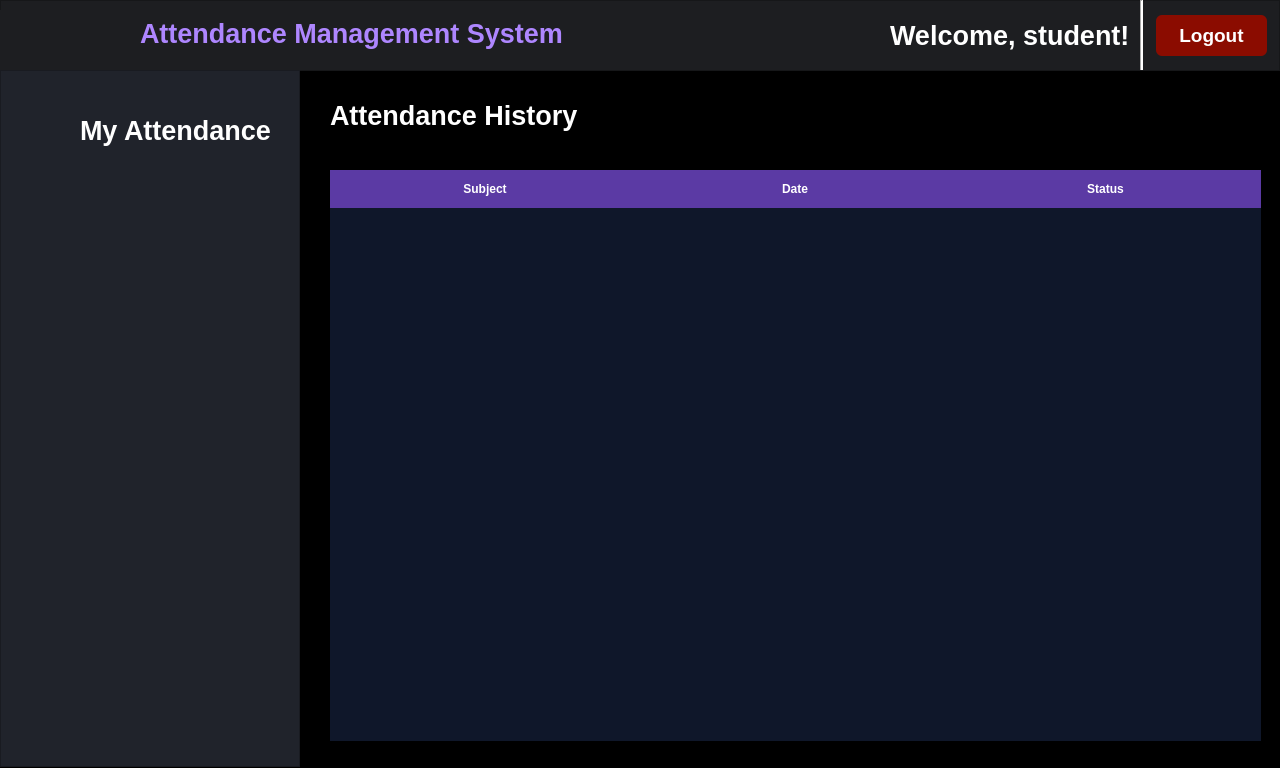
<?xml version="1.0" encoding="UTF-8"?>
<ui version="4.0">
 <class>MainWindow</class>
 <widget class="QMainWindow" name="MainWindow">
  <property name="geometry">
   <rect>
    <x>0</x>
    <y>0</y>
    <width>1280</width>
    <height>768</height>
   </rect>
  </property>
  <property name="minimumSize">
   <size>
    <width>1280</width>
    <height>768</height>
   </size>
  </property>
  <property name="maximumSize">
   <size>
    <width>1280</width>
    <height>768</height>
   </size>
  </property>
  <property name="windowTitle">
   <string>MainWindow</string>
  </property>
  <property name="styleSheet">
   <string notr="true">QMainWindow {
    background-color: #000000;
}

QWidget#centralwidget {
    background-color: #000000;
}</string>
  </property>
  <widget class="QWidget" name="centralwidget">
   <widget class="QLabel" name="label_3">
    <property name="geometry">
     <rect>
      <x>330</x>
      <y>90</y>
      <width>271</width>
      <height>50</height>
     </rect>
    </property>
    <property name="font">
     <font>
      <family>Segoe UI</family>
      <pointsize>20</pointsize>
      <weight>75</weight>
      <bold>true</bold>
     </font>
    </property>
    <property name="styleSheet">
     <string notr="true">color: #FFFFFF;
</string>
    </property>
    <property name="text">
     <string>Attendance History</string>
    </property>
   </widget>
   <widget class="QTableWidget" name="attendanceHistoryTable">
    <property name="geometry">
     <rect>
      <x>330</x>
      <y>170</y>
      <width>931</width>
      <height>571</height>
     </rect>
    </property>
    <property name="styleSheet">
     <string notr="true">QTableWidget#attendanceHistoryTable {
    background-color: #0f172a;
    alternate-background-color: #1e293b;
    border: none;
    color: white;
    font-size: 14px;
    gridline-color: #1e293b;
    outline: none;
}

QHeaderView {
    border: none;
}

QHeaderView::section {
    background-color: #5b3aa4;
    color: white;
    padding: 10px;
    border: none;
    font-weight: bold;
}

QTableCornerButton::section {
    background-color: #5b3aa4;
    border: none;
}

QTableWidget::item {
    padding: 8px;
    border: none;
}

QTableWidget::item:selected {
    background-color: #7c3aed;
    color: white;
}</string>
    </property>
    <attribute name="horizontalHeaderVisible">
     <bool>true</bool>
    </attribute>
    <attribute name="horizontalHeaderDefaultSectionSize">
     <number>310</number>
    </attribute>
    <attribute name="horizontalHeaderMinimumSectionSize">
     <number>30</number>
    </attribute>
    <attribute name="horizontalHeaderStretchLastSection">
     <bool>true</bool>
    </attribute>
    <column>
     <property name="text">
      <string>Subject</string>
     </property>
     <property name="textAlignment">
      <set>AlignCenter</set>
     </property>
    </column>
    <column>
     <property name="text">
      <string>Date</string>
     </property>
     <property name="textAlignment">
      <set>AlignCenter</set>
     </property>
    </column>
    <column>
     <property name="text">
      <string>Status</string>
     </property>
     <property name="font">
      <font>
       <family>Segoe UI</family>
      </font>
     </property>
     <property name="textAlignment">
      <set>AlignCenter</set>
     </property>
    </column>
   </widget>
   <widget class="QFrame" name="topbar">
    <property name="geometry">
     <rect>
      <x>0</x>
      <y>0</y>
      <width>1280</width>
      <height>71</height>
     </rect>
    </property>
    <property name="styleSheet">
     <string notr="true">background-color: #1D1E21;</string>
    </property>
    <property name="frameShape">
     <enum>QFrame::StyledPanel</enum>
    </property>
    <property name="frameShadow">
     <enum>QFrame::Raised</enum>
    </property>
    <widget class="QLabel" name="label">
     <property name="geometry">
      <rect>
       <x>0</x>
       <y>10</y>
       <width>151</width>
       <height>71</height>
      </rect>
     </property>
     <property name="text">
      <string/>
     </property>
     <property name="pixmap">
      <pixmap>../assets/140x140.png</pixmap>
     </property>
    </widget>
    <widget class="QLabel" name="label_2">
     <property name="geometry">
      <rect>
       <x>140</x>
       <y>8</y>
       <width>431</width>
       <height>50</height>
      </rect>
     </property>
     <property name="font">
      <font>
       <family>Segoe UI</family>
       <pointsize>20</pointsize>
       <weight>75</weight>
       <bold>true</bold>
      </font>
     </property>
     <property name="styleSheet">
      <string notr="true">color: #AE86FF;</string>
     </property>
     <property name="text">
      <string>Attendance Management System</string>
     </property>
    </widget>
    <widget class="QPushButton" name="pushButton_9">
     <property name="geometry">
      <rect>
       <x>1156</x>
       <y>15</y>
       <width>111</width>
       <height>41</height>
      </rect>
     </property>
     <property name="font">
      <font>
       <family>Segoe UI</family>
       <pointsize>14</pointsize>
       <weight>75</weight>
       <bold>true</bold>
      </font>
     </property>
     <property name="cursor">
      <cursorShape>PointingHandCursor</cursorShape>
     </property>
     <property name="styleSheet">
      <string notr="true">QPushButton {
background-color: #8B0C00;
border: none;
color: white;
border-radius: 6px;
}

QPushButton:hover {
background-color: #67160F;
}</string>
     </property>
     <property name="text">
      <string>Logout</string>
     </property>
    </widget>
    <widget class="Line" name="line">
     <property name="geometry">
      <rect>
       <x>1140</x>
       <y>0</y>
       <width>3</width>
       <height>70</height>
      </rect>
     </property>
     <property name="styleSheet">
      <string notr="true">background-color: white;</string>
     </property>
     <property name="orientation">
      <enum>Qt::Vertical</enum>
     </property>
    </widget>
    <widget class="QLabel" name="label_4">
     <property name="geometry">
      <rect>
       <x>890</x>
       <y>10</y>
       <width>241</width>
       <height>50</height>
      </rect>
     </property>
     <property name="font">
      <font>
       <family>Segoe UI</family>
       <pointsize>20</pointsize>
       <weight>75</weight>
       <bold>true</bold>
      </font>
     </property>
     <property name="styleSheet">
      <string notr="true">color: white;</string>
     </property>
     <property name="text">
      <string>Welcome, student!</string>
     </property>
    </widget>
   </widget>
   <widget class="QFrame" name="frame_2">
    <property name="geometry">
     <rect>
      <x>0</x>
      <y>70</y>
      <width>300</width>
      <height>697</height>
     </rect>
    </property>
    <property name="styleSheet">
     <string notr="true">background-color: #20232B;
padding: 10px;</string>
    </property>
    <property name="frameShape">
     <enum>QFrame::StyledPanel</enum>
    </property>
    <property name="frameShadow">
     <enum>QFrame::Raised</enum>
    </property>
    <widget class="QPushButton" name="pushButton">
     <property name="geometry">
      <rect>
       <x>70</x>
       <y>30</y>
       <width>221</width>
       <height>61</height>
      </rect>
     </property>
     <property name="font">
      <font>
       <family>Segoe UI</family>
       <pointsize>20</pointsize>
       <weight>75</weight>
       <italic>false</italic>
       <bold>true</bold>
      </font>
     </property>
     <property name="cursor">
      <cursorShape>PointingHandCursor</cursorShape>
     </property>
     <property name="styleSheet">
      <string notr="true">QPushButton {
    color: white;
    background: transparent;
    border: none;
    text-align: left;
    padding: 10px;
}

QPushButton:hover {
    color: #7B2CFF;
}

QPushButton:checked {
    color: #7B2CFF;
    font-weight: bold;
}</string>
     </property>
     <property name="text">
      <string>My Attendance</string>
     </property>
    </widget>
    <widget class="QLabel" name="label_5">
     <property name="geometry">
      <rect>
       <x>20</x>
       <y>36</y>
       <width>61</width>
       <height>61</height>
      </rect>
     </property>
     <property name="text">
      <string/>
     </property>
     <property name="pixmap">
      <pixmap>../assets/attendance.png</pixmap>
     </property>
    </widget>
   </widget>
  </widget>
 </widget>
 <resources/>
 <connections/>
</ui>
